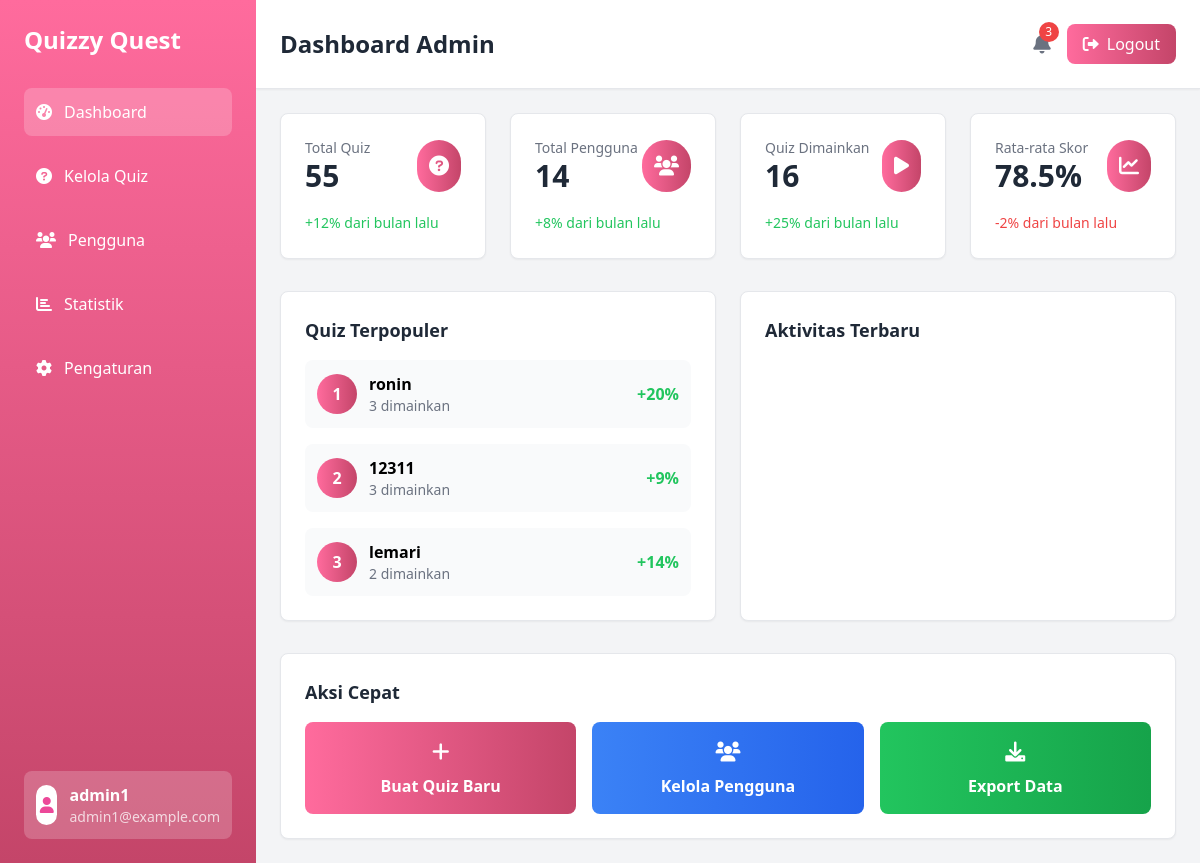
The page /pages/admin/index.php (signed in) on the database its author committed.
### tables this page shows
CREATE TABLE `quizzes` (
  `quiz_id` bigint unsigned NOT NULL AUTO_INCREMENT,
  `title` varchar(100) NOT NULL,
  `description` text,
  `quiz_type` enum('normal','decision_maker','rof') NOT NULL,
  `created_by` bigint unsigned NOT NULL,
  `created_at` timestamp NULL DEFAULT CURRENT_TIMESTAMP,
  PRIMARY KEY (`quiz_id`),
  KEY `created_by` (`created_by`),
  CONSTRAINT `quizzes_ibfk_1` FOREIGN KEY (`created_by`) REFERENCES `users` (`user_id`) ON DELETE CASCADE
);

### assets/php/session_check.php (called while the page is built, shortened)
<?php
function getUserInfo() {
    return [
        'user_id' => $_SESSION['user_id'],
        'username' => $_SESSION['user_name'],
        'email' => $_SESSION['user_email'],
        'role' => $_SESSION['user_role']
    ];
}
?>

### assets/php/dashboard_handler.php (called while the page is built, shortened)
<?php
require_once 'session_check.php';
class DashboardHandler {
    private $koneksi;
    public function __construct($koneksi) {
        $this->koneksi = $koneksi;
    }
    public function getTotalQuizzes() {
        $query = "SELECT COUNT(*) as total FROM quizzes";
        $result = $this->koneksi->query($query);
        return $result->fetch_assoc()['total'];
    }
    public function getTotalUsers() {
        $query = "SELECT COUNT(*) as total FROM users";
        $result = $this->koneksi->query($query);
        return $result->fetch_assoc()['total'];
    }
    public function getTotalQuizSessions() {
        $query = "SELECT COUNT(*) as total FROM quiz_sessions";
        $result = $this->koneksi->query($query);
        return $result->fetch_assoc()['total'];
    }
    public function getAverageScore() {
        return 78.5;
    }
    public function getPopularQuizzes($limit = 3) {
        $query = "SELECT q.title, q.quiz_id, COUNT(qs.session_id) as play_count
                  FROM quizzes q
                  LEFT JOIN quiz_sessions qs ON q.quiz_id = qs.quiz_id
                  GROUP BY q.quiz_id, q.title
                  ORDER BY play_count DESC
                  LIMIT ?";
        $stmt = $this->koneksi->prepare($query);
        $stmt->bind_param("i", $limit);
        $stmt->execute();
        $result = $stmt->get_result();
        $quizzes = [];
        while ($row = $result->fetch_assoc()) {
            $quizzes[] = $row;
        }
        return $quizzes;
    }
    public function getRecentActivities($limit = 4) {
        $activities = [];
        $query = "SELECT username, created_at FROM users ORDER BY created_at DESC LIMIT ?";
        $stmt = $this->koneksi->prepare($query);
        $stmt->bind_param("i", $limit);
        $stmt->execute();
        $result = $stmt->get_result();
        while ($row = $result->fetch_assoc()) {
            $activities[] = [
                'type' => 'user_register',
                'message' => "Pengguna baru <strong>{$row['username']}</strong> mendaftar",
                'time' => $this->timeAgo($row['created_at']),
                'icon' => 'fa-user-plus',
                'color' => 'blue'
            ];
        }
        $query = "SELECT title, created_at FROM quizzes ORDER BY created_at DESC LIMIT ?";
        $stmt = $this->koneksi->prepare($query);
        $stmt->bind_param("i", $limit);
        $stmt->execute();
        $result = $stmt->get_result();
        while ($row = $result->fetch_assoc()) {
            $activities[] = [
                'type' => 'quiz_added',
                'message' => "Quiz baru <strong>\"{$row['title']}\"</strong> ditambahkan",
                'time' => $this->timeAgo($row['created_at']),
                'icon' => 'fa-plus',
                'color' => 'green'
            ];
        }
        usort($activities, function($a, $b) {
            return strtotime($b['time']) - strtotime($a['time']);
        });
        return array_slice($activities, 0, $limit);
    }
    private function timeAgo($datetime) {
        $time = time() - strtotime($datetime);
        if ($time < 86400) return floor($time/3600) . ' jam yang lalu';
        if ($time < 2592000) return floor($time/86400) . ' hari yang lalu';
        return floor($time/31536000) . ' tahun yang lalu';
    }
    public function getGrowthStats() {
        return [
            'quiz_growth' => '+12%',
            'user_growth' => '+8%',
            'session_growth' => '+25%',
            'score_growth' => '-2%'
        ];
    }
}
?>

### pages/admin/index.php (the view, shortened to what this page needs)
<?php
require_once '../../assets/php/koneksi_db.php';
require_once '../../assets/php/session_check.php';
require_once '../../assets/php/dashboard_handler.php';
$userInfo = getUserInfo();
$dashboardHandler = new DashboardHandler($koneksi);
$totalQuizzes = $dashboardHandler->getTotalQuizzes();
$totalUsers = $dashboardHandler->getTotalUsers();
$totalSessions = $dashboardHandler->getTotalQuizSessions();
$averageScore = $dashboardHandler->getAverageScore();
$popularQuizzes = $dashboardHandler->getPopularQuizzes();
$recentActivities = $dashboardHandler->getRecentActivities();
$growthStats = $dashboardHandler->getGrowthStats();
?>
<!DOCTYPE html>
<html lang="id">
<head>
    <script src="https://cdn.tailwindcss.com"></script>
    <link href="https://cdnjs.cloudflare.com/ajax/libs/font-awesome/6.0.0/css/all.min.css" rel="stylesheet">
</head>
<body class="bg-gray-100">
    <div class="flex h-screen">
        <div class="w-64 bg-gradient-to-b from-pink-gradient-start to-pink-gradient-end text-white">
            <div class="p-6">
                <h1 class="text-2xl font-bold mb-8">Quizzy Quest</h1>
                <nav class="space-y-4">
                    <a href="index.php" class="flex items-center space-x-3 p-3 rounded-lg bg-white bg-opacity-20 hover:bg-opacity-30 transition-all">
                        <i class="fas fa-tachometer-alt"></i>
                        <span>Dashboard</span>
                    </a>
                    <a href="quis.php" class="flex items-center space-x-3 p-3 rounded-lg hover:bg-white hover:bg-opacity-20 transition-all">
                        <i class="fas fa-question-circle"></i>
                        <span>Kelola Quiz</span>
                    </a>
                    <a href="pengguna.php" class="flex items-center space-x-3 p-3 rounded-lg hover:bg-white hover:bg-opacity-20 transition-all">
                        <i class="fas fa-users"></i>
                        <span>Pengguna</span>
                    </a>
                    <a href="statistik.php" class="flex items-center space-x-3 p-3 rounded-lg hover:bg-white hover:bg-opacity-20 transition-all">
                        <i class="fas fa-chart-bar"></i>
                        <span>Statistik</span>
                    </a>
                    <a href="pengaturan.php" class="flex items-center space-x-3 p-3 rounded-lg hover:bg-white hover:bg-opacity-20 transition-all">
                        <i class="fas fa-cog"></i>
                        <span>Pengaturan</span>
                    </a>
                </nav>
            </div>
            <div class="absolute bottom-0 w-64 p-6">
                <div class="flex items-center space-x-3 p-3 rounded-lg bg-white bg-opacity-20">
                    <div class="w-10 h-10 bg-white rounded-full flex items-center justify-center">
                        <i class="fas fa-user text-pink-500"></i>
                    </div>
                    <div>
                        <p class="font-semibold"><?php echo htmlspecialchars($userInfo['username']); ?></p>
                        <p class="text-sm opacity-75"><?php echo htmlspecialchars($userInfo['email']); ?></p>
                    </div>
                </div>
            </div>
        </div>
        <div class="flex-1 overflow-y-auto">
            <header class="bg-white shadow-sm border-b border-gray-200 p-6">
                <div class="flex justify-between items-center">
                    <h2 class="text-2xl font-bold text-gray-800">Dashboard Admin</h2>
                    <div class="flex items-center space-x-4">
                        <div class="relative">
                            <i class="fas fa-bell text-gray-500 text-xl"></i>
                            <span class="absolute -top-2 -right-2 bg-red-500 text-white text-xs rounded-full w-5 h-5 flex items-center justify-center">3</span>
                        </div>
                        <a href="../../assets/php/logout.php" class="bg-gradient-to-r from-pink-gradient-start to-pink-gradient-end text-white px-4 py-2 rounded-lg hover:opacity-90 transition-all">
                            <i class="fas fa-sign-out-alt mr-2"></i>Logout
                        </a>
                    </div>
                </div>
            </header>
            <main class="p-6">
                <div class="grid grid-cols-1 md:grid-cols-2 lg:grid-cols-4 gap-6 mb-8">
                    <div class="bg-white p-6 rounded-lg shadow-sm border border-gray-200">
                        <div class="flex items-center justify-between">
                            <div>
                                <p class="text-gray-500 text-sm">Total Quiz</p>
                                <p class="text-3xl font-bold text-gray-800"><?php echo number_format($totalQuizzes); ?></p>
                            </div>
                            <div class="bg-gradient-to-r from-pink-gradient-start to-pink-gradient-end p-3 rounded-full">
                                <i class="fas fa-question-circle text-white text-xl"></i>
                            </div>
                        </div>
                        <div class="mt-4">
                            <span class="text-green-500 text-sm"><?php echo $growthStats['quiz_growth']; ?> dari bulan lalu</span>
                        </div>
                    </div>
                    <div class="bg-white p-6 rounded-lg shadow-sm border border-gray-200">
                        <div class="flex items-center justify-between">
                            <div>
                                <p class="text-gray-500 text-sm">Total Pengguna</p>
                                <p class="text-3xl font-bold text-gray-800"><?php echo number_format($totalUsers); ?></p>
                            </div>
                            <div class="bg-gradient-to-r from-pink-gradient-start to-pink-gradient-end p-3 rounded-full">
                                <i class="fas fa-users text-white text-xl"></i>
                            </div>
                        </div>
                        <div class="mt-4">
                            <span class="text-green-500 text-sm"><?php echo $growthStats['user_growth']; ?> dari bulan lalu</span>
                        </div>
                    </div>
                    <div class="bg-white p-6 rounded-lg shadow-sm border border-gray-200">
                        <div class="flex items-center justify-between">
                            <div>
                                <p class="text-gray-500 text-sm">Quiz Dimainkan</p>
                                <p class="text-3xl font-bold text-gray-800"><?php echo number_format($totalSessions); ?></p>
                            </div>
                            <div class="bg-gradient-to-r from-pink-gradient-start to-pink-gradient-end p-3 rounded-full">
                                <i class="fas fa-play text-white text-xl"></i>
                            </div>
                        </div>
                        <div class="mt-4">
                            <span class="text-green-500 text-sm"><?php echo $growthStats['session_growth']; ?> dari bulan lalu</span>
                        </div>
                    </div>
                    <div class="bg-white p-6 rounded-lg shadow-sm border border-gray-200">
                        <div class="flex items-center justify-between">
                            <div>
                                <p class="text-gray-500 text-sm">Rata-rata Skor</p>
                                <p class="text-3xl font-bold text-gray-800"><?php echo $averageScore; ?>%</p>
                            </div>
                            <div class="bg-gradient-to-r from-pink-gradient-start to-pink-gradient-end p-3 rounded-full">
                                <i class="fas fa-chart-line text-white text-xl"></i>
                            </div>
                        </div>
                        <div class="mt-4">
                            <span class="text-red-500 text-sm"><?php echo $growthStats['score_growth']; ?> dari bulan lalu</span>
                        </div>
                    </div>
                </div>
                <div class="grid grid-cols-1 lg:grid-cols-2 gap-6 mb-8">
                    <div class="bg-white p-6 rounded-lg shadow-sm border border-gray-200">
                        <h3 class="text-lg font-semibold text-gray-800 mb-4">Quiz Terpopuler</h3>
                        <div class="space-y-4">
                            <?php foreach ($popularQuizzes as $index => $quiz): ?>
                            <div class="flex items-center justify-between p-3 bg-gray-50 rounded-lg">
                                <div class="flex items-center space-x-3">
                                    <div class="w-10 h-10 bg-gradient-to-r from-pink-gradient-start to-pink-gradient-end rounded-full flex items-center justify-center">
                                        <span class="text-white font-bold"><?php echo $index + 1; ?></span>
                                    </div>
                                    <div>
                                        <p class="font-semibold"><?php echo htmlspecialchars($quiz['title']); ?></p>
                                        <p class="text-sm text-gray-500"><?php echo number_format($quiz['play_count']); ?> dimainkan</p>
                                    </div>
                                </div>
                                <span class="text-green-500 font-semibold">+<?php echo rand(5, 20); ?>%</span>
                            </div>
                            <?php endforeach; ?>
                        </div>
                    </div>
                    <div class="bg-white p-6 rounded-lg shadow-sm border border-gray-200">
                        <h3 class="text-lg font-semibold text-gray-800 mb-4">Aktivitas Terbaru</h3>
                        <div class="space-y-4">
                            <?php foreach ($recentActivities as $activity): ?>
                            <div class="flex items-start space-x-3">
                                <div class="w-8 h-8 bg-<?php echo $activity['color']; ?>-500 rounded-full flex items-center justify-center">
                                </div>
                            </div>
                            <?php endforeach; ?>
                        </div>
                    </div>
                </div>
                <div class="bg-white p-6 rounded-lg shadow-sm border border-gray-200">
                    <h3 class="text-lg font-semibold text-gray-800 mb-4">Aksi Cepat</h3>
                    <div class="grid grid-cols-1 md:grid-cols-3 gap-4">
                        <a href="quis.php" class="bg-gradient-to-r from-pink-gradient-start to-pink-gradient-end text-white p-4 rounded-lg hover:opacity-90 transition-all text-center">
                            <i class="fas fa-plus mb-2 text-xl"></i>
                            <p class="font-semibold">Buat Quiz Baru</p>
                        </a>
                        <a href="pengguna.php" class="bg-gradient-to-r from-blue-500 to-blue-600 text-white p-4 rounded-lg hover:opacity-90 transition-all text-center">
                            <i class="fas fa-users mb-2 text-xl"></i>
                            <p class="font-semibold">Kelola Pengguna</p>
                        </a>
                        <button onclick="exportData()" class="bg-gradient-to-r from-green-500 to-green-600 text-white p-4 rounded-lg hover:opacity-90 transition-all">
                            <i class="fas fa-download mb-2 text-xl"></i>
                            <p class="font-semibold">Export Data</p>
                        </button>
                    </div>
                </div>
            </main>
        </div>
    </div>
</body>
</html>

### rows shown on the page
quizzes: title "ronin", play_count "3"
quizzes: title "12311", play_count "3"
quizzes: title "lemari", play_count "2"

### other values the page prints
$userInfo['username'] "admin1"
$userInfo['email'] "admin1@example.com"
$totalQuizzes "55"
$growthStats['quiz_growth'] "+12%"
$totalUsers "14"
$growthStats['user_growth'] "+8%"
$totalSessions "16"
$growthStats['session_growth'] "+25%"
$averageScore "78.5"
$growthStats['score_growth'] "-2%"
